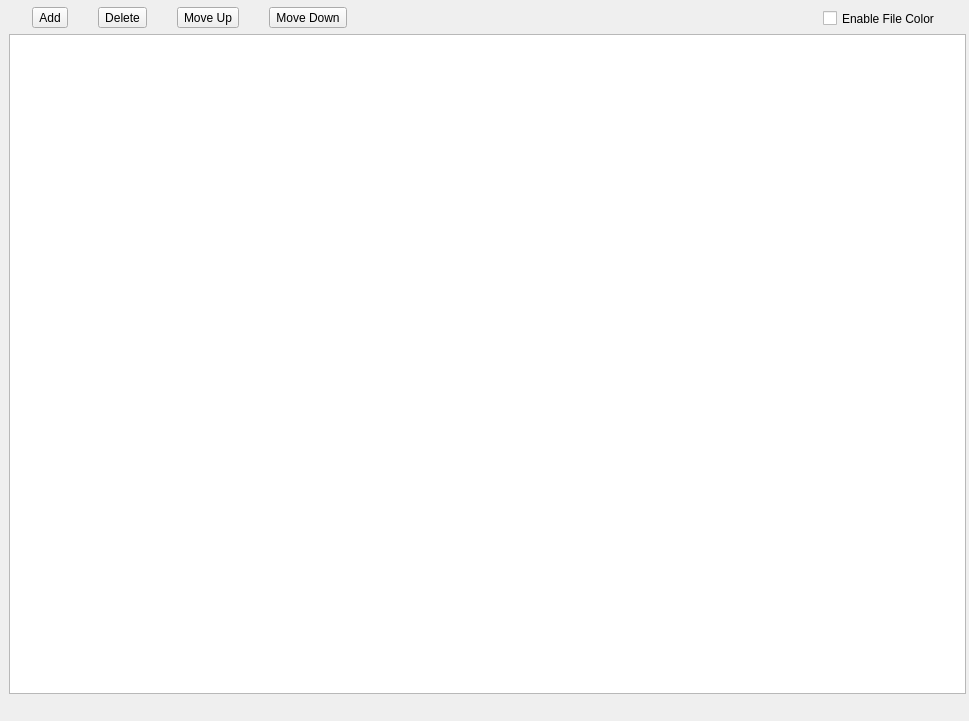
        <widget class="QWidget" name="scrollAreaWidgetContents_2">
         <property name="geometry">
          <rect>
           <x>0</x>
           <y>0</y>
           <width>969</width>
           <height>721</height>
          </rect>
         </property>
         <widget class="QTableWidget" name="tableWidget">
          <property name="geometry">
           <rect>
            <x>9</x>
            <y>34</y>
            <width>957</width>
            <height>660</height>
           </rect>
          </property>
         </widget>
         <widget class="QCheckBox" name="checkBox_9">
          <property name="geometry">
           <rect>
            <x>823</x>
            <y>9</y>
            <width>140</width>
            <height>19</height>
           </rect>
          </property>
          <property name="text">
           <string>Enable File Color</string>
          </property>
         </widget>
         <widget class="QWidget" name="">
          <property name="geometry">
           <rect>
            <x>8</x>
            <y>6</y>
            <width>365</width>
            <height>23</height>
           </rect>
          </property>
          <layout class="QHBoxLayout" name="horizontalLayout_3">
           <item>
            <widget class="QToolButton" name="toolButton_4">
             <property name="text">
              <string>Add</string>
             </property>
            </widget>
           </item>
           <item>
            <widget class="QToolButton" name="toolButton_5">
             <property name="text">
              <string>Delete</string>
             </property>
            </widget>
           </item>
           <item>
            <widget class="QToolButton" name="toolButton_6">
             <property name="text">
              <string>Move Up</string>
             </property>
            </widget>
           </item>
           <item>
            <widget class="QToolButton" name="toolButton_7">
             <property name="text">
              <string>Move Down</string>
             </property>
            </widget>
           </item>
          </layout>
         </widget>
        </widget>
